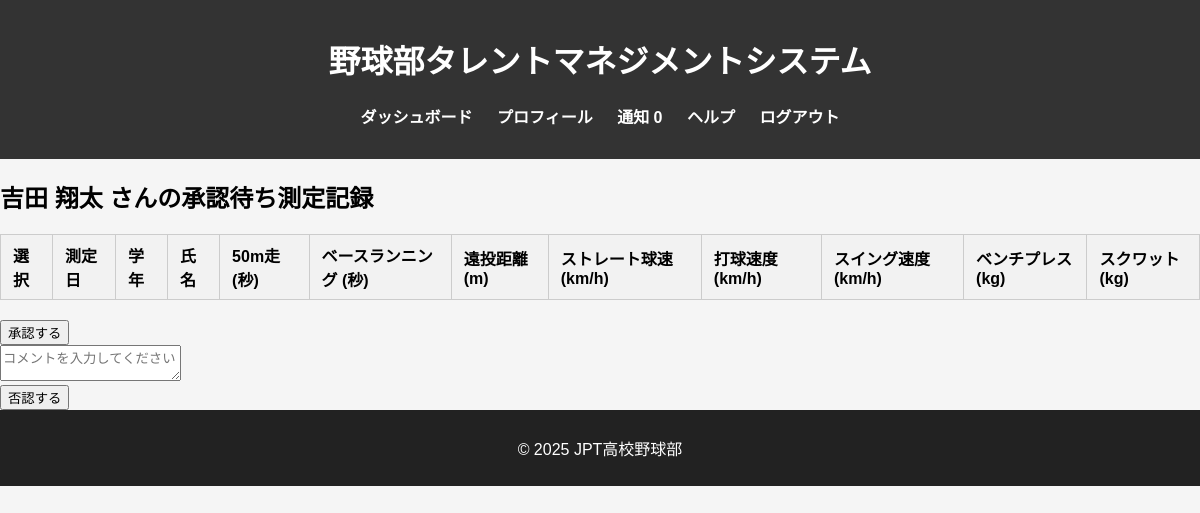
Before: /notice/my/notice (signed in) with the older database file.
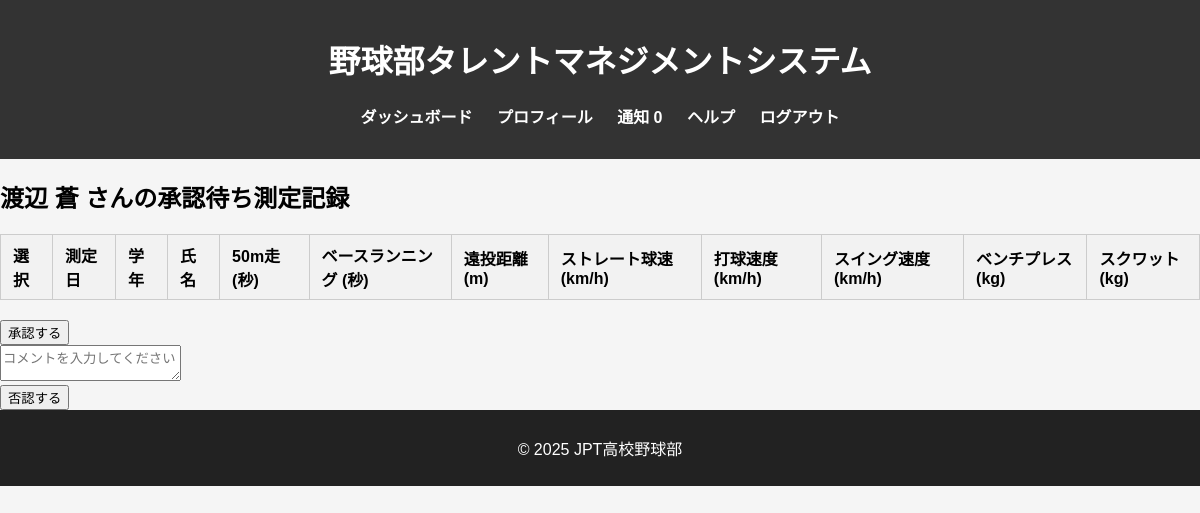
After: the same page with the newer database file.
### db_models.py (models this page shows, shortened)
class User(db.Model, UserMixin):
    __tablename__ = 'users'
    user_id = db.Column(db.Integer, primary_key=True)
    fs_uniquifier = db.Column(db.String(64), unique=True, nullable=False, default=lambda: str(uuid.uuid4()))  # 追加
    name = db.Column(db.String(100), nullable=False)
    password_hash = db.Column(db.String(200), nullable=False)
    grade = db.Column(db.Integer, nullable=True)
    is_active = db.Column(db.Boolean, default=True)
    created_at = db.Column(db.DateTime, default=lambda: datetime.now(tz=ZoneInfo('Asia/Tokyo')))
    updated_at = db.Column(db.DateTime, default=lambda: datetime.now(tz=ZoneInfo('Asia/Tokyo')),
                           onupdate=lambda: datetime.now(tz=ZoneInfo('Asia/Tokyo')))
    roles = db.relationship('Role', secondary='user_roles', backref=db.backref('users', lazy='dynamic'))
    def get_id(self):
        return str(self.user_id)  # Flask-Login 用の get_id()
    def has_any_role(self, *roles):
        return any(role.name in roles for role in self.roles)

### blueprints/notice.py (the view)
@notice_bp.route('/my/notice')
@login_required
@roles_accepted("administer", "member", "manager", "coach")
def notice():
    user_id = current_user.get_id()
    user = User.query.get(user_id)
    if current_user.has_role("member"):
        records = MeasurementRecord.query.filter_by(user_id=user_id, status='draft').all()
    if current_user.has_role("coach"):
        records = MeasurementRecord.query.filter_by(status='pending_coach').all()
    if current_user.has_role("manager"):
        records = MeasurementRecord.query.filter_by(status='rejected').all()
    return render_template('notice.html', user=user, records=records)

### app.py (called while the page is built)
@login_manager.user_loader
def load_user(user_id):
    return User.query.get(int(user_id))

@app.context_processor
def inject_measurement_data():
    if not current_user.is_authenticated:
        return {}
    notice_cnt = 0
    if current_user.has_any_role("manager"):
        notice_cnt = MeasurementRecord.query.filter_by(status='rejected').count()
    elif current_user.has_any_role("member"):
        notice_cnt = MeasurementRecord.query.filter_by(user_id=current_user.user_id, status='draft').count()
    elif current_user.has_any_role("coach"):
        notice_cnt = MeasurementRecord.query.filter_by(status='pending_coach').count()
    return {
        "notice_cnt":notice_cnt
    }

### templates/notice.html (shortened to what this page needs)
{% extends "base.html" %}
{% block content %}
<h2>{{ user.name }} さんの承認待ち測定記録</h2>
<form method="POST" action="{{ url_for('notice.approve_records') }}">
    <table class="member-table">
        <thead>
            <tr>
                <th>選択</th>
                <th>測定日</th>
                <th>学年</th>
                <th>氏名</th>
                <th>50m走 (秒)</th>
                <th>ベースランニング (秒)</th>
                <th>遠投距離 (m)</th>
                <th>ストレート球速 (km/h)</th>
                <th>打球速度 (km/h)</th>
                <th>スイング速度 (km/h)</th>
                <th>ベンチプレス (kg)</th>
                <th>スクワット (kg)</th>
            </tr>
        </thead>
    </table>
  <button type="submit" name="action" value="approve">承認する</button><br>
  {% if current_user.has_any_role('member', 'coach') %}
    <textarea name="comment" placeholder="コメントを入力してください"></textarea><br>
    <button type="submit" name="action" value="reject">否認する</button>
  {% endif %}
</form>
{% endblock %}

Changed rows visible on the page:
changed User: name "吉田 翔太" → "渡辺 蒼"
